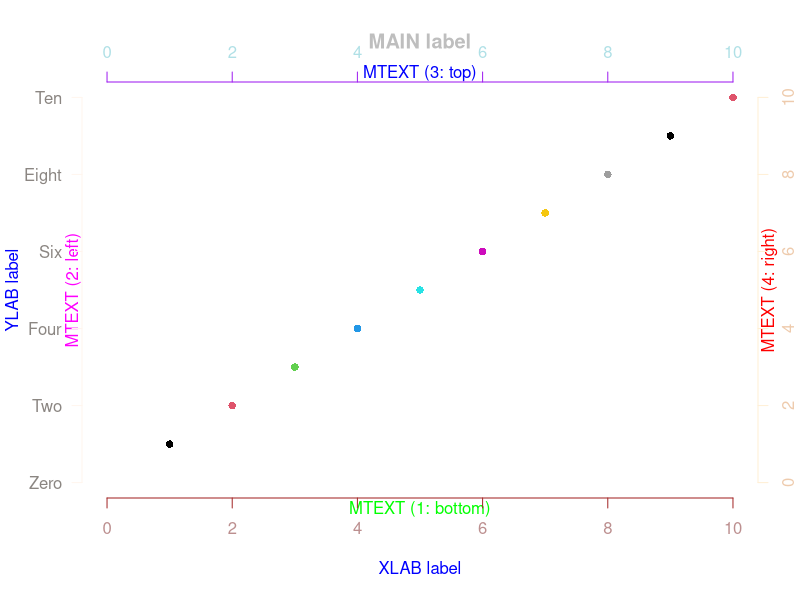

Recreate this plot in R.

X11()

BOTTOM                <- 1
LEFT                  <- 2
TOP                   <- 3
RIGHT                 <- 4
AXIS_LABEL_HORIZONTAL <- 1

plot (
  0:10, 0:10,
  pch     = 16,
  col     = 0:10,
  main    = "MAIN label", col.main="gray",
  axes    =  FALSE,
# --
  xlab    = "XLAB label",
  ylab    = "YLAB label", col.lab="blue"
)


mtext ("MTEXT (1: bottom)", BOTTOM, col="green"  )
mtext ("MTEXT (2: left)"  , LEFT  , col="magenta")
mtext ("MTEXT (3: top)"   , TOP   , col="blue"   )
mtext ("MTEXT (4: right)" , RIGHT , col="red"    )

axis(BOTTOM,
     col     =    "brown",  # Color of «scale»
     col.axis="rosybrown"   # Color of numbers
)

axis(TOP,
     col      =     "purple",
     col.axis = "powderblue"
)

axis(RIGHT,
     col      = "papayawhip",
     col.axis = "peachpuff2"
)

axis(LEFT,
     col      = "seashell1",
     col.axis = "seashell4",
     las      =  AXIS_LABEL_HORIZONTAL,
     at       = c(    0 ,    2 ,     4 ,    6 ,      8 ,   10 ),
     labels   = c('Zero', 'Two', 'Four', 'Six', 'Eight', 'Ten')
)

z <- locator(1)
